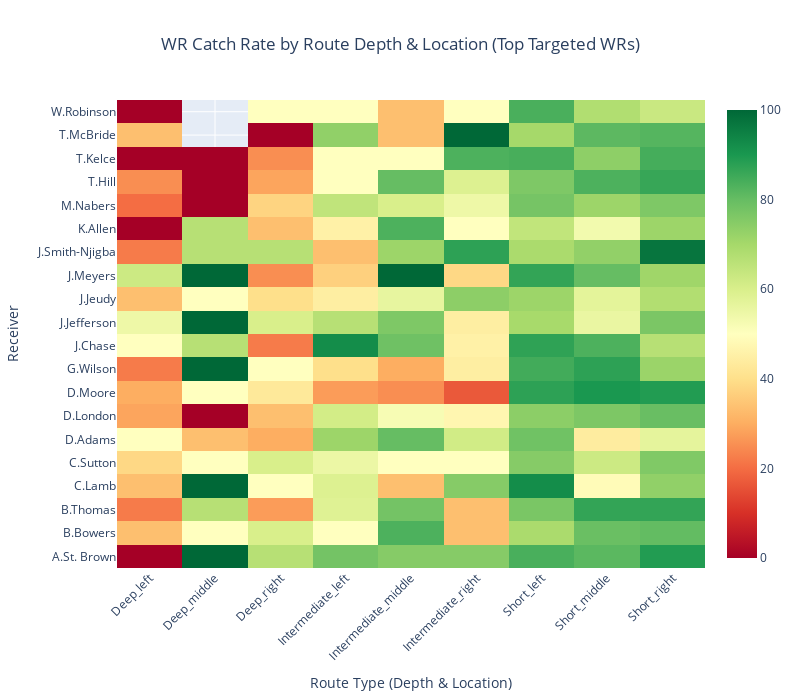

Notebook code cell kept with this figure:
### Code cell
# Approximate route types
def categorize_route(air_yards):
    if air_yards < 10:
        return "Short"
    elif 10 <= air_yards <= 20:
        return "Intermediate"
    else:
        return "Deep"

#Create route_category variable to section the football field
passing_plays = passing_plays.copy()
passing_plays['route_depth'] = passing_plays['air_yards'].apply(categorize_route)
passing_plays['route_category'] = passing_plays['route_depth'] + "_" + passing_plays['pass_location']

# Compute Catch Rate per route category
receiver_df = passing_plays.groupby(["receiver_player_id", "route_category"]).agg(
    targets = ('play_id','count'),
    receptions = ('complete_pass','sum')
).reset_index()

receiver_df['total_targets'] = receiver_df.groupby('receiver_player_id')['targets'].transform('sum')

receiver_df['catch rate'] = (receiver_df['receptions']/receiver_df['targets'])*100

#Filter for just the high volume receivers
high_volume_wrs = receiver_df[(receiver_df['total_targets']>120)]

#Get the receiver names that coincide with the receiver_player_id number
receiver_names = passing_plays[['receiver_player_id','receiver_player_name']].drop_duplicates(subset='receiver_player_id')

merged_df = pd.merge(high_volume_wrs,receiver_names,how='inner',on='receiver_player_id')

cols = merged_df.columns.tolist()
cols.insert(1, cols.pop(cols.index('receiver_player_name')))
merged_df = merged_df[cols]


# Pivot for heatmap
catch_rate_heatmap = merged_df.pivot(
    index="receiver_player_name", columns="route_category", values="catch rate"
)

# Create interactive heatmap
fig = go.Figure(data=go.Heatmap(
    z=catch_rate_heatmap,  # Heatmap values
    x=catch_rate_heatmap.columns,  # X-axis (Route Categories)
    y=catch_rate_heatmap.index,  # Y-axis (Receivers)
    colorscale="RdYlGn",  # Red (low) → Yellow (mid) → Green (high)
    text=catch_rate_heatmap.round(1).astype(str) + "%",  # Display percentages
    hoverinfo="text"  # Show values on hover
))

# Layout settings
fig.update_layout(
    title=dict(text="WR Catch Rate by Route Depth & Location (Top Targeted WRs)",x=0.5),
    xaxis_title="Route Type (Depth & Location)",
    yaxis_title="Receiver",
    xaxis=dict(tickangle=-45),  # Rotate X labels for better readability
    yaxis=dict(tickfont=dict(size=12)),
    height=700,
    width=800,
    autosize=True
)
# Show the heatmap
fig.show()

### Figure 1 — Plotly figure (JSON) as saved in the notebook; plotly's stock layout.template omitted (floating-point values rounded to 4 significant figures; data arrays with more than 128 entries replaced by an {"elided": "..."} marker saying what was removed)
{"data": [{"colorscale": [[0, "rgb(165,0,38)"], [0.1, "rgb(215,48,39)"], [0.2, "rgb(244,109,67)"], [0.3, "rgb(253,174,97)"], [0.4, "rgb(254,224,139)"], [0.5, "rgb(255,255,191)"], [0.6, "rgb(217,239,139)"], [0.7, "rgb(166,217,106)"], [0.8, "rgb(102,189,99)"], [0.9, "rgb(26,152,80)"], [1, "rgb(0,104,55)"]], "hoverinfo": "text", "text": {"elided": "20x9 str values"}, "type": "heatmap", "x": ["Deep_left", "Deep_middle", "Deep_right", "Intermediate_left", "Intermediate_middle", "Intermediate_right", "Short_left", "Short_middle", "Short_right"], "y": ["A.St. Brown", "B.Bowers", "B.Thomas", "C.Lamb", "C.Sutton", "D.Adams", "D.London", "D.Moore", "G.Wilson", "J.Chase", "J.Jefferson", "J.Jeudy", "J.Meyers", "J.Smith-Njigba", "K.Allen", "M.Nabers", "T.Hill", "T.Kelce", "T.McBride", "W.Robinson"], "z": {"elided": "20x9 float values"}}], "layout": {"autosize": true, "height": 700, "title": {"text": "WR Catch Rate by Route Depth & Location (Top Targeted WRs)", "x": 0.5}, "width": 800, "xaxis": {"tickangle": -45, "title": {"text": "Route Type (Depth & Location)"}}, "yaxis": {"tickfont": {"size": 12}, "title": {"text": "Receiver"}}}}
